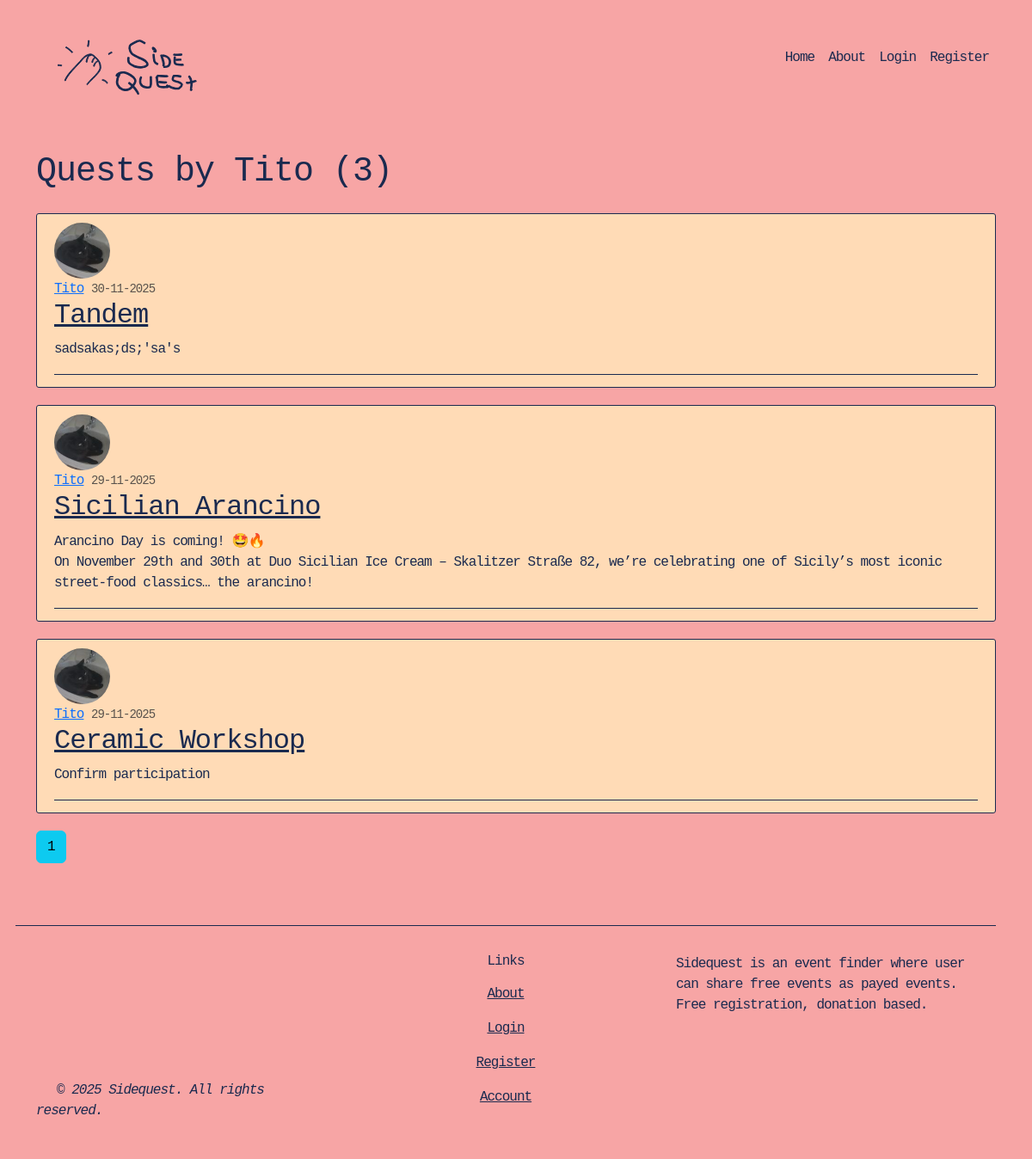
Page /user/Tito on the committed database.
### event_finder/models.py (models this page shows, shortened)
class User(db.Model, UserMixin):
    id = db.Column(db.Integer, primary_key=True)
    username = db.Column(db.String(20), unique=True, nullable=False)
    email = db.Column(db.String(120), unique=True, nullable=False)
    image_file = db.Column(db.String(20), nullable=False, default='default.jpg')
    password = db.Column(db.String(60), nullable=False)
    posts = db.relationship('Post', backref='author', lazy=True)

class Post(db.Model):
    id = db.Column(db.Integer, primary_key=True)
    title = db.Column(db.String(100), nullable=False)
    address = db.Column(db.String(255), nullable=True)
    latitude = db.Column(db.Float, nullable=True)
    longitude = db.Column(db.Float, nullable=True)
    date_posted = db.Column(db.DateTime, nullable=False, default=datetime.utcnow)
    event_date = db.Column(db.DateTime, nullable=True)
    duration_minutes = db.Column(db.Integer, nullable=True)
    image = db.Column(db.String(20), nullable=True, default='event_default.jpg')
    content = db.Column(db.Text, nullable=False)
    user_id = db.Column(db.Integer, db.ForeignKey('user.id'),
                        name='fk_author',
                        nullable=False)
    category_id = db.Column(db.Integer,
                            db.ForeignKey('category.id'),
                            name='fk_post_category',
                            nullable=False)

### event_finder/routes.py (the view)
@app.route("/user/<string:username>")
def user_posts(username):
    page = request.args.get('page', 1, type=int) #1 is the default value for 1. type is the accepted data type as an input
    user = User.query.filter_by(username=username).first_or_404()
    posts = Post.query.filter_by(author=user)\
        .order_by(Post.date_posted.desc())\
        .paginate(page=page, per_page=5)
    return render_template('user_posts.html', posts=posts, user=user)

### event_finder/templates/user_posts.html
{% extends "layout.html" %}
{% block content %}
    <div class="section pb-2">
        <h1 class="mb-3"> Quests by {{ user.username }} ({{ posts.total }})</h1>
    </div>
    {% for post in posts.items %}
        <article class="media content-section">
            <img class="rounded-circle article-img" src="{{ url_for('static', filename='profile_pics/' + post.author.image_file) }}">
            <div class="media-body">
                <div class="article-metadata">
                    <a class="mr-2" href="{{url_for('user_posts', username=post.author.username)}} ">{{ post.author.username }}</a>
                    <small class="text-muted">{{ post.date_posted.strftime('%d-%m-%Y')}}</small>
                    <h2><a class ="article-title" href="{{ url_for('post', post_id=post.id) }}">{{post.title}}</a></h2>
                    <p class="article-content">{{ post.content }}</p>
                </div>
            </div>
       </article>
    {% endfor %}
    {% for page_num in posts.iter_pages(left_edge=1, right_edge=1, left_current=1, right_current=1) %}
        {% if page_num%}
            {% if posts.page == page_num %}
                <a class="btn btn-info mb-4" href="{{ url_for('user_posts', username=user.username, page=page_num)}}">{{ page_num }}</a>
            {% else %}
                <a class="btn btn-outline-info mb-4" href="{{ url_for('user_posts', username=user.username, page=page_num)}}">{{ page_num }}</a>
            {% endif %}
        {% else %}
            ...
        {% endif %}
    {% endfor %}
{% endblock content %}

### event_finder/static/main.css (style rules this page uses)
body { background: #F7A5A5; color: #1A2A4F; margin-top: 5rem; font-family: 'Courier New', Courier, monospace; letter-spacing: -1px; }
h1, h2, h3, h4, h5, h6 { color: #1A2A4F; }
.content-section { background: #FFDBB6; padding: 10px 20px; border: 1px solid #1A2A4F; border-radius: 3px; margin-bottom: 20px; }
.article-title { color: #1A2A4F; }
.article-content { white-space: pre-line; }
.article-img { height: 65px; width: 65px; margin-right: 16px; }
.article-metadata { padding-bottom: 1px; margin-bottom: 4px; border-bottom: 1px solid #1A2A4F }

### rows in the picture
User: username "Tito"
Post: image_file (picture), author.username "Tito", date_posted "30-11-2025", title "Tandem", content "sadsakas;ds;'sa's"
Post: image_file (picture), author.username "Tito", date_posted "29-11-2025", title "Sicilian Arancino", content "Arancino Day is coming! 🤩🔥 On November 29th and 30th at Duo Sicilian Ice Cream – Skalitzer Straße 82, we’re celebrating one of Sicily’s most iconic street-food classics… the arancino!"
Post: image_file (picture), author.username "Tito", date_posted "29-11-2025", title "Ceramic Workshop", content "Confirm participation"

### other values in the picture
{{ posts.total }} "3"
{{ page_num }} "1"
